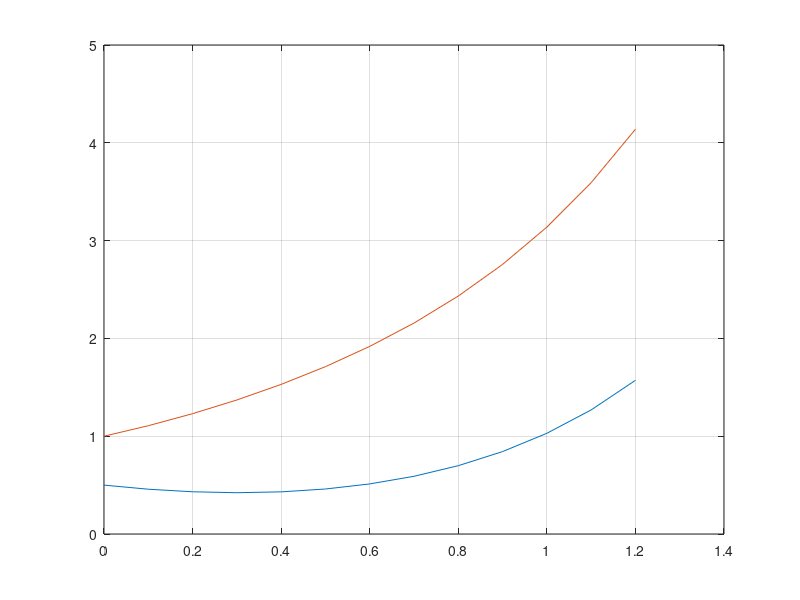

The MATLAB script that drew this image:
clc; clear all; close all;

%EDO1 = @(x,y,z)((-y+z).*exp(1-x)+0.5.*y);
%EDO2 = @(x,y,z)(y-z^2);

EDO1 = @(x,y,z)(z.*x-y);
EDO2 = @(x,y,z)(y.*x+z);

x(1) = 0
xn = 1.2
h = 0.1

y(1) = 0.5
z(1) = 1

n = (xn-x(1))/h;

for i = 1:n
    x(i+1) = x(i) + h;
    
    Ky1 = EDO1(x(i),y(i),z(i));
    Kz1 = EDO2(x(i),y(i),z(i));
    
    Ky2 = EDO1(x(i+1),+y(i)+Ky1*h,z(i)+Kz1*h);
    Kz2 = EDO2(x(i+1),+y(i)+Ky1*h,z(i)+Kz1*h);
    
    y(i+1) = y(i) + (Ky1 + Ky2)*h/2;
    z(i+1) = z(i) + (Kz1 + Kz2)*h/2;
endfor


figure(1);
plot(x,y,x,z)
grid on;
